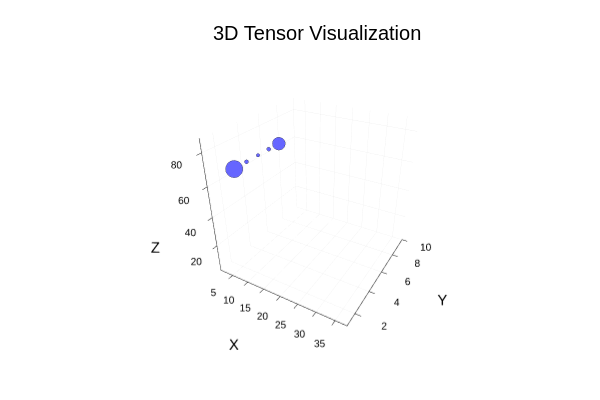

This figure's notebook cell:
### Code cell
plot_tensor(S, 0.0001)

### Figure 1 — Plotly figure (JSON) as saved in the notebook; plotly's stock layout.template omitted (floating-point values rounded to 4 significant figures)
{"data": [{"colorbar": {"len": 0.8657, "title": "", "x": 0.9934, "y": 0.5087}, "legendgroup": "y1", "marker": {"color": "rgba(0, 0, 255, 0.600)", "line": {"color": "rgba(0, 0, 0, 0.600)", "width": 1}, "size": 10, "symbol": "circle"}, "mode": "markers", "name": "y1", "scene": "scene", "showlegend": true, "type": "scatter3d", "x": [10], "xaxis": "x", "y": [1], "yaxis": "y", "z": [76], "zaxis": "z"}, {"colorbar": {"len": 0.8657, "title": "", "x": 0.9934, "y": 0.5087}, "legendgroup": "y1", "marker": {"color": "rgba(0, 0, 255, 0.600)", "line": {"color": "rgba(0, 0, 0, 0.600)", "width": 1}, "size": 2.286, "symbol": "circle"}, "mode": "markers", "name": "y1", "scene": "scene", "showlegend": false, "type": "scatter3d", "x": [10], "xaxis": "x", "y": [2], "yaxis": "y", "z": [76], "zaxis": "z"}, {"colorbar": {"len": 0.8657, "title": "", "x": 0.9934, "y": 0.5087}, "legendgroup": "y1", "marker": {"color": "rgba(0, 0, 255, 0.600)", "line": {"color": "rgba(0, 0, 0, 0.600)", "width": 1}, "size": 2, "symbol": "circle"}, "mode": "markers", "name": "y1", "scene": "scene", "showlegend": false, "type": "scatter3d", "x": [10], "xaxis": "x", "y": [3], "yaxis": "y", "z": [76], "zaxis": "z"}, {"colorbar": {"len": 0.8657, "title": "", "x": 0.9934, "y": 0.5087}, "legendgroup": "y1", "marker": {"color": "rgba(0, 0, 255, 0.600)", "line": {"color": "rgba(0, 0, 0, 0.600)", "width": 1}, "size": 2.286, "symbol": "circle"}, "mode": "markers", "name": "y1", "scene": "scene", "showlegend": false, "type": "scatter3d", "x": [10], "xaxis": "x", "y": [4], "yaxis": "y", "z": [76], "zaxis": "z"}, {"colorbar": {"len": 0.8657, "title": "", "x": 0.9934, "y": 0.5087}, "legendgroup": "y1", "marker": {"color": "rgba(0, 0, 255, 0.600)", "line": {"color": "rgba(0, 0, 0, 0.600)", "width": 1}, "size": 7.429, "symbol": "circle"}, "mode": "markers", "name": "y1", "scene": "scene", "showlegend": false, "type": "scatter3d", "x": [10], "xaxis": "x", "y": [5], "yaxis": "y", "z": [76], "zaxis": "z"}, {"colorbar": {"len": 0.8657, "title": "", "x": 0.9934, "y": 0.5087}, "legendgroup": "y2", "marker": {"color": "rgba(255, 255, 255, 0.000)", "line": {"color": "rgba(0, 0, 0, 0.000)", "width": 1}, "size": 0.2, "symbol": "circle"}, "mode": "markers", "name": "y2", "scene": "scene", "showlegend": true, "type": "scatter3d", "x": [1, 38], "xaxis": "x", "y": [1, 10], "yaxis": "y", "z": [1, 88], "zaxis": "z"}], "layout": {"annotations": [{"font": {"color": "rgba(0, 0, 0, 1.000)", "family": "sans-serif", "size": 20}, "rotation": 0, "showarrow": false, "text": "3D Tensor Visualization", "x": 0.5275, "xanchor": "center", "xref": "paper", "y": 1, "yanchor": "top", "yref": "paper"}], "height": 400, "margin": {"b": 20, "l": 0, "r": 0, "t": 20}, "paper_bgcolor": "rgba(255, 255, 255, 1.000)", "plot_bgcolor": "rgba(255, 255, 255, 1.000)", "scene": {"camera": {"eye": {"x": 1.126, "y": -1.95, "z": 1.3}, "projection": "orthographic"}, "domain": {"x": [0.06165, 0.9934], "y": [0.07581, 0.9415]}, "xaxis": {"gridcolor": "rgba(0, 0, 0, 0.100)", "gridwidth": 0.5, "linecolor": "rgba(0, 0, 0, 1.000)", "mirror": false, "range": [1, 38], "showgrid": true, "showline": true, "showticklabels": true, "tickangle": 0, "tickcolor": "rgb(0, 0, 0)", "tickfont": {"color": "rgba(0, 0, 0, 1.000)", "family": "sans-serif", "size": 11}, "tickmode": "array", "ticks": "inside", "ticktext": ["5", "10", "15", "20", "25", "30", "35"], "tickvals": [5, 10, 15, 20, 25, 30, 35], "title": "X", "titlefont": {"color": "rgba(0, 0, 0, 1.000)", "family": "sans-serif", "size": 15}, "type": "-", "visible": true, "zeroline": false, "zerolinecolor": "rgba(0, 0, 0, 1.000)"}, "yaxis": {"gridcolor": "rgba(0, 0, 0, 0.100)", "gridwidth": 0.5, "linecolor": "rgba(0, 0, 0, 1.000)", "mirror": false, "range": [1, 10], "showgrid": true, "showline": true, "showticklabels": true, "tickangle": 0, "tickcolor": "rgb(0, 0, 0)", "tickfont": {"color": "rgba(0, 0, 0, 1.000)", "family": "sans-serif", "size": 11}, "tickmode": "array", "ticks": "inside", "ticktext": ["2", "4", "6", "8", "10"], "tickvals": [2, 4, 6, 8, 10], "title": "Y", "titlefont": {"color": "rgba(0, 0, 0, 1.000)", "family": "sans-serif", "size": 15}, "type": "-", "visible": true, "zeroline": false, "zerolinecolor": "rgba(0, 0, 0, 1.000)"}, "zaxis": {"gridcolor": "rgba(0, 0, 0, 0.100)", "gridwidth": 0.5, "linecolor": "rgba(0, 0, 0, 1.000)", "mirror": false, "range": [1, 88], "showgrid": true, "showline": true, "showticklabels": true, "tickangle": 0, "tickcolor": "rgb(0, 0, 0)", "tickfont": {"color": "rgba(0, 0, 0, 1.000)", "family": "sans-serif", "size": 11}, "tickmode": "array", "ticks": "inside", "ticktext": ["20", "40", "60", "80"], "tickvals": [20, 40, 60, 80], "title": "Z", "titlefont": {"color": "rgba(0, 0, 0, 1.000)", "family": "sans-serif", "size": 15}, "type": "-", "visible": true, "zeroline": false, "zerolinecolor": "rgba(0, 0, 0, 1.000)"}}, "showlegend": false, "width": 600}}
